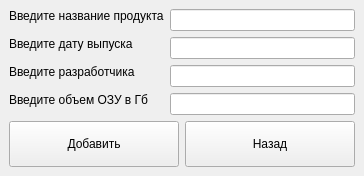
<?xml version="1.0" encoding="UTF-8"?>
<ui version="4.0">
 <class>AddWindow</class>
 <widget class="QMainWindow" name="AddWindow">
  <property name="geometry">
   <rect>
    <x>0</x>
    <y>0</y>
    <width>364</width>
    <height>176</height>
   </rect>
  </property>
  <property name="windowTitle">
   <string>Добавление продукта</string>
  </property>
  <widget class="QWidget" name="centralwidget">
   <layout class="QVBoxLayout" name="verticalLayout">
    <item>
     <layout class="QFormLayout" name="formLayout">
      <item row="0" column="0">
       <widget class="QLabel" name="label">
        <property name="sizePolicy">
         <sizepolicy hsizetype="Preferred" vsizetype="Fixed">
          <horstretch>0</horstretch>
          <verstretch>0</verstretch>
         </sizepolicy>
        </property>
        <property name="text">
         <string>Введите название продукта</string>
        </property>
       </widget>
      </item>
      <item row="1" column="0">
       <widget class="QLabel" name="label_2">
        <property name="sizePolicy">
         <sizepolicy hsizetype="Preferred" vsizetype="Fixed">
          <horstretch>0</horstretch>
          <verstretch>0</verstretch>
         </sizepolicy>
        </property>
        <property name="text">
         <string>Введите дату выпуска</string>
        </property>
       </widget>
      </item>
      <item row="2" column="0">
       <widget class="QLabel" name="label_3">
        <property name="sizePolicy">
         <sizepolicy hsizetype="Preferred" vsizetype="Fixed">
          <horstretch>0</horstretch>
          <verstretch>0</verstretch>
         </sizepolicy>
        </property>
        <property name="text">
         <string>Введите разработчика</string>
        </property>
       </widget>
      </item>
      <item row="3" column="0">
       <widget class="QLabel" name="label_4">
        <property name="sizePolicy">
         <sizepolicy hsizetype="Preferred" vsizetype="Fixed">
          <horstretch>0</horstretch>
          <verstretch>0</verstretch>
         </sizepolicy>
        </property>
        <property name="text">
         <string>Введите объем ОЗУ в Гб</string>
        </property>
       </widget>
      </item>
      <item row="0" column="1">
       <widget class="QLineEdit" name="lineEdit_name"/>
      </item>
      <item row="1" column="1">
       <widget class="QLineEdit" name="lineEdit_release"/>
      </item>
      <item row="2" column="1">
       <widget class="QLineEdit" name="lineEdit_developer"/>
      </item>
      <item row="3" column="1">
       <widget class="QLineEdit" name="lineEdit_memory"/>
      </item>
     </layout>
    </item>
    <item>
     <layout class="QHBoxLayout" name="horizontalLayout">
      <item>
       <widget class="QPushButton" name="pushButton_add">
        <property name="sizePolicy">
         <sizepolicy hsizetype="Minimum" vsizetype="Fixed">
          <horstretch>0</horstretch>
          <verstretch>0</verstretch>
         </sizepolicy>
        </property>
        <property name="maximumSize">
         <size>
          <width>16777215</width>
          <height>50</height>
         </size>
        </property>
        <property name="text">
         <string>Добавить</string>
        </property>
       </widget>
      </item>
      <item>
       <widget class="QPushButton" name="pushButton_back">
        <property name="sizePolicy">
         <sizepolicy hsizetype="Minimum" vsizetype="Fixed">
          <horstretch>0</horstretch>
          <verstretch>0</verstretch>
         </sizepolicy>
        </property>
        <property name="maximumSize">
         <size>
          <width>16777215</width>
          <height>50</height>
         </size>
        </property>
        <property name="text">
         <string>Назад</string>
        </property>
       </widget>
      </item>
     </layout>
    </item>
   </layout>
  </widget>
 </widget>
 <resources/>
 <connections/>
</ui>
